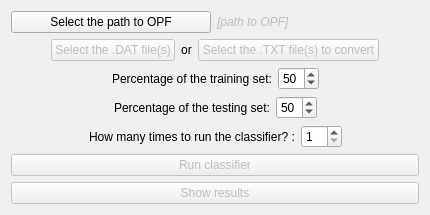
               <widget class="QWidget" name="tab_5">
                <attribute name="title">
                 <string>OPF</string>
                </attribute>
                <layout class="QVBoxLayout" name="verticalLayout_13">
                 <item>
                  <layout class="QHBoxLayout" name="horizontalLayout_17">
                   <item>
                    <widget class="QPushButton" name="btn_opf_select_path">
                     <property name="maximumSize">
                      <size>
                       <width>200</width>
                       <height>16777215</height>
                      </size>
                     </property>
                     <property name="text">
                      <string>Select the path to OPF</string>
                     </property>
                    </widget>
                   </item>
                   <item>
                    <widget class="QLabel" name="lbl_opf_path_opf">
                     <property name="enabled">
                      <bool>false</bool>
                     </property>
                     <property name="font">
                      <font>
                       <weight>50</weight>
                       <italic>true</italic>
                       <bold>false</bold>
                      </font>
                     </property>
                     <property name="text">
                      <string>[path to OPF]</string>
                     </property>
                    </widget>
                   </item>
                  </layout>
                 </item>
                 <item>
                  <layout class="QHBoxLayout" name="horizontalLayout_18">
                   <item>
                    <spacer name="horizontalSpacer_16">
                     <property name="orientation">
                      <enum>Qt::Horizontal</enum>
                     </property>
                     <property name="sizeHint" stdset="0">
                      <size>
                       <width>40</width>
                       <height>20</height>
                      </size>
                     </property>
                    </spacer>
                   </item>
                   <item>
                    <widget class="QPushButton" name="btn_opf_select_dat">
                     <property name="enabled">
                      <bool>false</bool>
                     </property>
                     <property name="text">
                      <string>Select the .DAT file(s)</string>
                     </property>
                    </widget>
                   </item>
                   <item>
                    <widget class="QLabel" name="label_7">
                     <property name="text">
                      <string>or</string>
                     </property>
                     <property name="alignment">
                      <set>Qt::AlignCenter</set>
                     </property>
                    </widget>
                   </item>
                   <item>
                    <widget class="QPushButton" name="btn_opf_select_txt">
                     <property name="enabled">
                      <bool>false</bool>
                     </property>
                     <property name="text">
                      <string>Select the .TXT file(s) to convert</string>
                     </property>
                    </widget>
                   </item>
                   <item>
                    <spacer name="horizontalSpacer_17">
                     <property name="orientation">
                      <enum>Qt::Horizontal</enum>
                     </property>
                     <property name="sizeHint" stdset="0">
                      <size>
                       <width>40</width>
                       <height>20</height>
                      </size>
                     </property>
                    </spacer>
                   </item>
                  </layout>
                 </item>
                 <item>
                  <layout class="QHBoxLayout" name="horizontalLayout_19">
                   <item>
                    <spacer name="horizontalSpacer_18">
                     <property name="orientation">
                      <enum>Qt::Horizontal</enum>
                     </property>
                     <property name="sizeHint" stdset="0">
                      <size>
                       <width>40</width>
                       <height>20</height>
                      </size>
                     </property>
                    </spacer>
                   </item>
                   <item>
                    <widget class="QLabel" name="label_6">
                     <property name="text">
                      <string>Percentage of the training set:</string>
                     </property>
                    </widget>
                   </item>
                   <item>
                    <widget class="QSpinBox" name="spin_opf_training">
                     <property name="minimum">
                      <number>1</number>
                     </property>
                     <property name="value">
                      <number>50</number>
                     </property>
                    </widget>
                   </item>
                   <item>
                    <spacer name="horizontalSpacer_21">
                     <property name="orientation">
                      <enum>Qt::Horizontal</enum>
                     </property>
                     <property name="sizeHint" stdset="0">
                      <size>
                       <width>40</width>
                       <height>20</height>
                      </size>
                     </property>
                    </spacer>
                   </item>
                  </layout>
                 </item>
                 <item>
                  <layout class="QHBoxLayout" name="horizontalLayout_20">
                   <item>
                    <spacer name="horizontalSpacer_19">
                     <property name="orientation">
                      <enum>Qt::Horizontal</enum>
                     </property>
                     <property name="sizeHint" stdset="0">
                      <size>
                       <width>40</width>
                       <height>20</height>
                      </size>
                     </property>
                    </spacer>
                   </item>
                   <item>
                    <widget class="QLabel" name="label_8">
                     <property name="text">
                      <string>Percentage of the testing set:</string>
                     </property>
                    </widget>
                   </item>
                   <item>
                    <widget class="QSpinBox" name="spin_opf_testing">
                     <property name="minimum">
                      <number>1</number>
                     </property>
                     <property name="value">
                      <number>50</number>
                     </property>
                    </widget>
                   </item>
                   <item>
                    <spacer name="horizontalSpacer_22">
                     <property name="orientation">
                      <enum>Qt::Horizontal</enum>
                     </property>
                     <property name="sizeHint" stdset="0">
                      <size>
                       <width>40</width>
                       <height>20</height>
                      </size>
                     </property>
                    </spacer>
                   </item>
                  </layout>
                 </item>
                 <item>
                  <layout class="QHBoxLayout" name="horizontalLayout_21">
                   <item>
                    <spacer name="horizontalSpacer_20">
                     <property name="orientation">
                      <enum>Qt::Horizontal</enum>
                     </property>
                     <property name="sizeHint" stdset="0">
                      <size>
                       <width>40</width>
                       <height>20</height>
                      </size>
                     </property>
                    </spacer>
                   </item>
                   <item>
                    <widget class="QLabel" name="label_9">
                     <property name="text">
                      <string>How many times to run the classifier? :</string>
                     </property>
                    </widget>
                   </item>
                   <item>
                    <widget class="QSpinBox" name="spin_opf_times">
                     <property name="minimum">
                      <number>1</number>
                     </property>
                     <property name="value">
                      <number>1</number>
                     </property>
                    </widget>
                   </item>
                   <item>
                    <spacer name="horizontalSpacer_23">
                     <property name="orientation">
                      <enum>Qt::Horizontal</enum>
                     </property>
                     <property name="sizeHint" stdset="0">
                      <size>
                       <width>40</width>
                       <height>20</height>
                      </size>
                     </property>
                    </spacer>
                   </item>
                  </layout>
                 </item>
                 <item>
                  <widget class="QPushButton" name="btn_opf_run_classifier">
                   <property name="enabled">
                    <bool>false</bool>
                   </property>
                   <property name="text">
                    <string>Run classifier</string>
                   </property>
                  </widget>
                 </item>
                 <item>
                  <widget class="QPushButton" name="btn_opf_show_results">
                   <property name="enabled">
                    <bool>false</bool>
                   </property>
                   <property name="text">
                    <string>Show results</string>
                   </property>
                  </widget>
                 </item>
                </layout>
                <zorder>btn_opf_show_results</zorder>
                <zorder>btn_opf_run_classifier</zorder>
               </widget>
